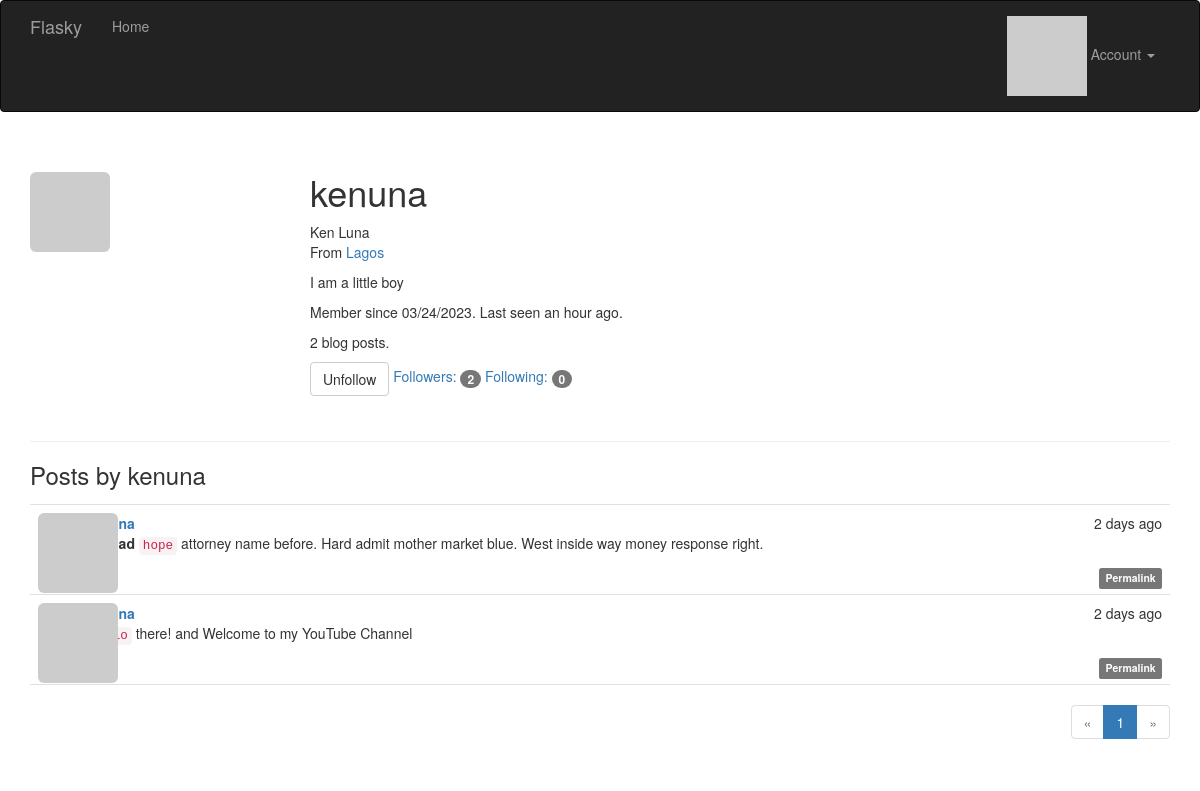
Page /user/kenuna (signed in) on the committed database.
### app/models.py (models this page shows, shortened)
class User(UserMixin, db.Model):
    __tablename__ = 'users'
    id = db.Column(db.Integer, primary_key=True)
    email = db.Column(db.String(64), unique=True, index=True)
    username = db.Column(db.String(64), unique=True, index=True)
    password_hash = db.Column(db.String(128))
    role_id = db.Column(db.Integer, db.ForeignKey('roles.id'))
    confirmed = db.Column(db.Boolean, default=False)
    name = db.Column(db.String(64))
    location = db.Column(db.String(64))
    about_me = db.Column(db.Text())
    member_since = db.Column(db.DateTime(), default=datetime.utcnow)
    last_seen = db.Column(db.DateTime(), default=datetime.utcnow)
    avatar_hash = db.Column(db.String(32))
    posts = db.relationship('Post', backref='author', lazy='dynamic')
    followed = db.relationship('Follow',
                               foreign_keys=[Follow.follower_id],
                               backref=db.backref('follower', lazy='joined'),
                               lazy='dynamic',
                               cascade='all, delete-orphan')
    followers = db.relationship('Follow',
                                foreign_keys=[Follow.followed_id],
                                backref=db.backref('followed', lazy='joined'),
                                lazy='dynamic',
                                cascade='all, delete-orphan')
    @property
    def password(self):
        raise AttributeError('password is not a readable attribute')
    def ping(self):
        self.last_seen = datetime.utcnow()
        db.session.add(self)
        db.session.commit()
    def can(self, perm):
        return self.role is not None and self.role.has_permission(perm)
    def is_administrator(self):
        return self.can(Permission.ADMIN)
    def gravatar(self, size=100, default='identicon', rating='g'):
        url = 'https://secure.gravatar.com/avatar'
        hash = hashlib.md5(self.email.lower().encode('utf-8')).hexdigest()
        return '{url}/{hash}?s={size}&d={default}&r={rating}'.format(
            url=url, hash=hash, size=size, default=default, rating=rating)
    def is_following(self, user):
        if user.id is None:
            return False
        return self.followed.filter_by(
            followed_id=user.id).first() is not None

class Post(db.Model):
    __tablename__ = 'posts'
    id = db.Column(db.Integer, primary_key=True)
    body = db.Column(db.Text)
    body_html = db.Column(db.Text)
    timestamp = db.Column(db.DateTime, index=True, default=datetime.utcnow)
    author_id = db.Column(db.Integer, db.ForeignKey('users.id'))

### app/main/views.py (the view)
@main.route('/user/<username>')
def user(username):
    user = User.query.filter_by(username=username).first_or_404()
    page = request.args.get('page', 1, type=int)
    pagination = user.posts.order_by(Post.timestamp.desc()).paginate(
        page=page, per_page=current_app.config['FLASKY_POSTS_PER_PAGE'],
        error_out=False)
    posts = pagination.items
    return render_template('user.html', user=user, posts=posts,
                           pagination=pagination)

### app/auth/views.py (called while the page is built)
@auth.before_app_request
def before_request():
    if current_user.is_authenticated:
        current_user.ping()
        if not current_user.confirmed \
                and request.endpoint \
                and request.blueprint != 'auth' \
                and request.endpoint != 'static':
            return redirect(url_for('auth.unconfirmed'))

### app/main/__init__.py (called while the page is built)
@main.app_context_processor
def inject_permissions():
    return dict(Permission=Permission)

### app/models.py (called while the page is built)
@login_manager.user_loader
def load_user(user_id):
    return User.query.get(int(user_id))

    def has_permission(self, perm):
        return self.permissions & perm == perm

### app/templates/user.html (shortened to what this page needs)
{% extends "base.html" %}
{% import "_macros.html" as macros %}
{% block page_content %}
<div class="page-header">
    <img class="img-rounded profile-thumbnail" src="{{ user.gravatar(size=256) }}">
    <div class="profile-header">
        <h1>{{ user.username }}</h1>
        {% if user.name or user.location %}
        <p>
            {% if user.name %}{{ user.name }}<br>{% endif %}
            {% if user.location %}
                From <a href="http://maps.google.com/?q={{ user.location }}">
                    {{ user.location }}
                </a>
                <br>
            {% endif %}
        </p>
        {% endif %}
        {% if user.about_me %}<p>{{ user.about_me }}</p>{% endif %}
        <p>
            Member since {{ moment(user.member_since).format('L') }}.
            Last seen {{ moment(user.last_seen).fromNow() }}.
        </p>
        <p>{{ user.posts.count() }} blog posts.</p>
        <p>
            {% if current_user.can(Permission.FOLLOW) and user != current_user %}
                {% if not current_user.is_following(user) %}
                <a href="{{ url_for('.follow', username=user.username) }}" class="btn btn-primary">Follow</a>
                {% else %}
                <a href="{{ url_for('.unfollow', username=user.username) }}" class="btn btn-default">Unfollow</a>
                {% endif %}
            {% endif %}
            <a href="{{ url_for('.followers', username=user.username) }}">Followers: <span class="badge">{{ user.followers.count() - 1 }}</span></a>
            <a href="{{ url_for('.followed_by', username=user.username) }}">Following: <span class="badge">{{ user.followed.count() - 1 }}</span></a>
        </p>
    </div>
</div>
<h3>Posts by {{ user.username }}</h3>
{% include '_posts.html' %}
{% if pagination %}
<div class="pagination">
    {{ macros.pagination_widget(pagination, '.user', username=user.username) }}
</div>
{% endif %}
{% endblock %}

### app/templates/_posts.html (shortened to what this page needs)
<ul class="posts">
    {% for post in posts %}
    <li class="post">
        <div class="post-thumbnail">
            <a href="{{ url_for('.user', username=post.author.username) }}">
                <img class="img-rounded profile-thumbnail"
                    src="{{ post.author.gravatar(size=40) }}">
            </a>
        </div>
        <div class="post-content">
            <div class="post-date">{{ moment(post.timestamp).fromNow() }}</div>
            <div class="post-author">
                <a href="{{ url_for('.user', username=post.author.username) }}">
                </a>
            </div>
            <div class="post-body">
                {% if post.body_html %}
                    {{ post.body_html | safe }}
                {% else %}
                    {{ post.body }}
                {% endif %}
            </div>
            <div class="post-footer">
                <a href="{{ url_for('.post', id=post.id) }}">
                    <span class="label label-default">Permalink</span>
                </a>
            </div>
        </div>
    </li>
    {% endfor %}
</ul>

### app/static/styles.css (style rules this page uses)
.profile-thumbnail { position: absolute; }
.profile-header { min-height: 260px; margin-left: 280px; }
ul.posts { list-style-type: none; padding: 0px; margin: 16px 0px 0px 0px; border-top: 1px solid #e0e0e0; }
ul.posts li.post { padding: 8px; border-bottom: 1px solid #e0e0e0; }
div.post-date { float: right; }
div.post-author { font-weight: bold; }
div.post-thumbnail { position: absolute; }
div.post-content { margin-left: 48px; min-height: 48px; }
div.post-footer { text-align: right; }
div.pagination { width: 100%; text-align: right; padding: 0px; margin: 0px; }

### rows in the picture
User: username "kenuna", name "Ken Luna", location "Lagos", about_me "I am a little boy", member_since "03/24/2023", last_seen "an hour ago"
Post: timestamp "2 days ago", body_html "hope attorney name before. Hard admit mother market blue. West inside way money response right."
Post: timestamp "2 days ago", body_html "there! and Welcome to my YouTube Channel"

### other values in the picture
{{ user.posts.count() }} "2"
{{ user.followers.count() - 1 }} "2"
{{ user.followed.count() - 1 }} "0"
{{ p }} "1"
